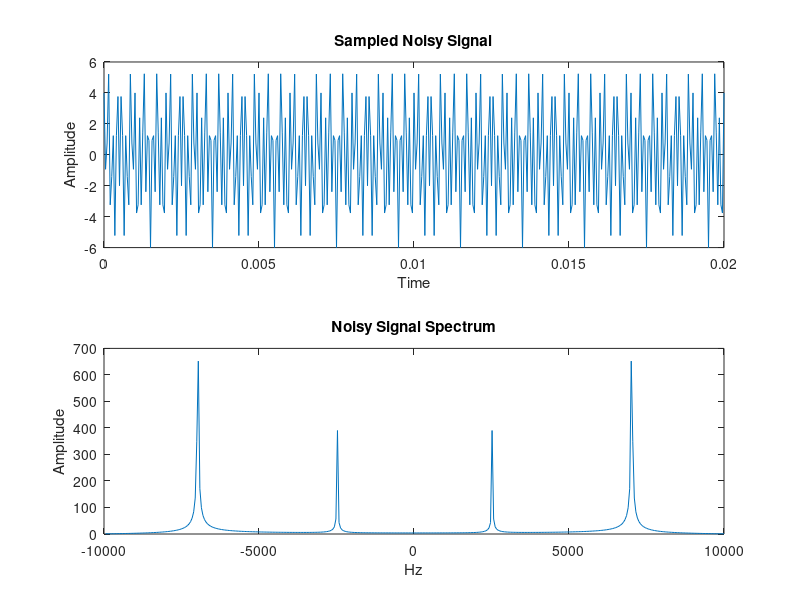

Here is the MATLAB script that generated this plot: (Note: this script raises an error after producing the figure.)
clc ;
fs = 20000;
T  = 1/fs;
t = 0:1/fs:0.02;

signal_noisy = 2*sin(2*pi*2500*t) + 4*cos(2*pi*7000*t);

noisy_single = single(signal_noisy);
noisy_hex    = num2hex(noisy_single);

figure(1);
ydft= fftshift(fft(signal_noisy));
df = fs/length(signal_noisy);
f  = -fs/2+df:df:fs/2;

subplot(2,1,1); plot(t,signal_noisy);title('Sampled Noisy Signal');xlabel('Time');ylabel('Amplitude');
subplot(2,1,2); plot(f,abs(ydft));title('Noisy Signal Spectrum');xlabel('Hz');ylabel('Amplitude');



filter_out_noisy = hexsingle2num(filterout.Variables);

figure(2);
ydft= fftshift(fft(filter_out_noisy));
df = fs/length(filter_out_noisy);
f  = -fs/2+df:df:fs/2;
subplot(2,1,1);plot(f,abs(ydft));title(' Filtered Noisy Signal Spectrum ');xlabel('Hz');ylabel('Amplitude');
subplot(2,1,2);plot(filter_out_noisy);title(' Filtered Noisy Signal  ');xlabel('Time');ylabel('Amplitude');


